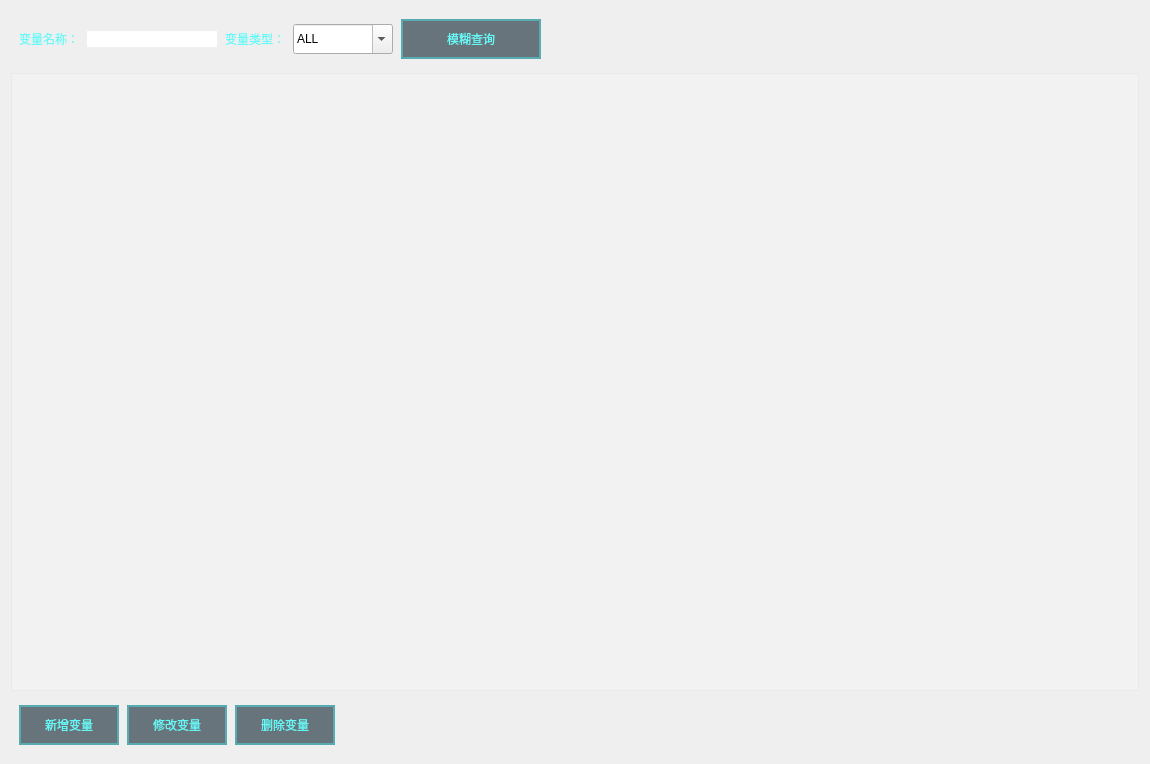
<?xml version="1.0" encoding="UTF-8"?>
<ui version="4.0">
 <class>VariableManage</class>
 <widget class="QWidget" name="VariableManage">
  <property name="geometry">
   <rect>
    <x>0</x>
    <y>0</y>
    <width>1150</width>
    <height>764</height>
   </rect>
  </property>
  <property name="windowTitle">
   <string>Form</string>
  </property>
  <property name="styleSheet">
   <string notr="true">#VariableManage{
border-image: url(:/widget/调距桨背景.png);
}

QGroupBox{
	background-color: rgba(16, 57, 70, 1);
	border: 0px solid rgb(111, 255, 255);
	margin-top:3.3ex;
	color: rgba(102, 249, 247, 1);
	font: 12pt &quot;微软雅黑&quot;;
}

QGroupBox::title{
	subcontrol-origin: margin;
	subcontrol-position: top center;
	background-color: rgba(19, 67, 79, 1);
	padding: 7 1000px;
}

QLineEdit{
	background-color: rgba(255, 255, 255,0.2);
	border-width:0;
	border-style:outset;
	color: rgba(102, 249, 247, 1);
	font: 12pt &quot;微软雅黑&quot;;
}

QLabel{
	color: rgba(102, 249, 247, 1);
	font: 12pt &quot;微软雅黑&quot;;
}

QRadioButton{
	color: rgba(102, 249, 247, 1);
	font: 12pt &quot;微软雅黑&quot;;
}

QRadioButton::indicator{
	border-color: rgba(255, 255, 255,0);
	background:transparent;
}


QRadioButton::indicator:checked{
	border-image:url(:/widget/images/green.png)
}

QRadioButton::indicator:unchecked{
	border-image:url(:/widget/images/unchecked.png)
}

QPushButton{
	border: 2px solid rgba(61, 255, 255,0.4);
	background-color: rgba(12, 34, 45, 0.6);
	font: 12pt &quot;微软雅黑&quot;;
	color: rgba(102, 249, 247, 1);
	text-align：center;
}

QPushButton::disabled{
	border: 0px;
	color: rgba(102, 249, 247, 0.3);
	text-align：center;
}

QPushButton::pressed{
	border: 2px solid rgba(61, 255, 255,0.8);
	background-color: rgba(12, 34, 45, 1);
	font: 12pt &quot;微软雅黑&quot;;
}

QPushButton::hover{
	border: 2.5px solid rgba(61, 255, 255,0.8);
	background-color: rgba(12, 34, 45, 0.6);
	font: 75 12pt &quot;微软雅黑&quot;;
}

QDoubleSpinBox{
	border: 0px solid rgba(61, 255, 255,0.4);
	background-color: rgba(255, 255, 255, 0.2);
	font: 12pt &quot;Times New Roman&quot;;
	color: rgba(102, 249, 247, 1);
	text-align：center;
	padding-left:10px;
}


QTabWidget{
	background-color: rgba(19, 67, 79, 1);
	border-color: rgba(19, 67, 79, 1);
	border:0px;
	margin:0px;
}

QTabWidget::pane{
	border:0px;
	margin:0px;
}

QTabWidget::tab-bar {
	left: 2px;
	border:0px;
	margin:0px;
}

QTabBar::tab:first {
	background-color: rgba(11, 49, 61, 1);
	border-color: rgba(11, 49, 61, 1);
	color: rgba(102, 249, 247, 1);
	min-width: 4em;
	min-height:1em;
}
QTabBar::tab {
	font: 12pt &quot;微软雅黑&quot;;
	background-color: rgba(11, 49, 61, 255);
	border-color: rgba(11, 49, 61, 255);
	color: rgba(102, 249, 247, 1);
	min-width: 4em;
	min-height:1em;
}

QTabBar::tab:first:selected {
	min-width: 4em;
	min-height:1em;
}

QTabBar::tab:selected {
margin-bottom:0.2em;
}

QTabBar::tab:!selected{
	min-width: 4em;
	min-height:1em;
}

</string>
  </property>
  <layout class="QVBoxLayout" name="verticalLayout">
   <item>
    <layout class="QHBoxLayout" name="horizontalLayout_9">
     <property name="spacing">
      <number>8</number>
     </property>
     <property name="leftMargin">
      <number>8</number>
     </property>
     <property name="topMargin">
      <number>8</number>
     </property>
     <property name="rightMargin">
      <number>8</number>
     </property>
     <property name="bottomMargin">
      <number>8</number>
     </property>
     <item>
      <widget class="QLabel" name="label_33">
       <property name="text">
        <string>变量名称：</string>
       </property>
      </widget>
     </item>
     <item>
      <widget class="QLineEdit" name="lineEdit_VariableName">
       <property name="maximumSize">
        <size>
         <width>130</width>
         <height>16777215</height>
        </size>
       </property>
       <property name="styleSheet">
        <string notr="true">QLineEdit{
	background-color: rgba(255, 255, 255,1);
	color: rgb(0, 0, 0);
	border-width:0;
	border-style:outset;
	font: 12pt &quot;微软雅黑&quot;;
}</string>
       </property>
      </widget>
     </item>
     <item>
      <widget class="QLabel" name="label_35">
       <property name="text">
        <string>变量类型：</string>
       </property>
      </widget>
     </item>
     <item>
      <widget class="QComboBox" name="Cmb_VariableType">
       <property name="minimumSize">
        <size>
         <width>100</width>
         <height>30</height>
        </size>
       </property>
       <property name="editable">
        <bool>true</bool>
       </property>
       <property name="currentText">
        <string>ALL</string>
       </property>
       <item>
        <property name="text">
         <string>ALL</string>
        </property>
       </item>
       <item>
        <property name="text">
         <string>基础信号</string>
        </property>
       </item>
       <item>
        <property name="text">
         <string>中间信号</string>
        </property>
       </item>
       <item>
        <property name="text">
         <string>报警信号</string>
        </property>
       </item>
       <item>
        <property name="text">
         <string>故障信号</string>
        </property>
       </item>
      </widget>
     </item>
     <item>
      <widget class="QPushButton" name="Btn_VariableBaseSelect">
       <property name="minimumSize">
        <size>
         <width>140</width>
         <height>40</height>
        </size>
       </property>
       <property name="text">
        <string>模糊查询</string>
       </property>
      </widget>
     </item>
     <item>
      <spacer name="horizontalSpacer_9">
       <property name="orientation">
        <enum>Qt::Horizontal</enum>
       </property>
       <property name="sizeHint" stdset="0">
        <size>
         <width>40</width>
         <height>20</height>
        </size>
       </property>
      </spacer>
     </item>
    </layout>
   </item>
   <item>
    <widget class="QTableWidget" name="tableWidget_VariableBase">
     <property name="styleSheet">
      <string notr="true">background-color: rgba(255, 255, 255,0.2);</string>
     </property>
    </widget>
   </item>
   <item>
    <layout class="QHBoxLayout" name="horizontalLayout_10">
     <property name="spacing">
      <number>8</number>
     </property>
     <property name="leftMargin">
      <number>8</number>
     </property>
     <property name="topMargin">
      <number>8</number>
     </property>
     <property name="rightMargin">
      <number>8</number>
     </property>
     <property name="bottomMargin">
      <number>8</number>
     </property>
     <item>
      <widget class="QPushButton" name="Btn_VariableBaseNew">
       <property name="minimumSize">
        <size>
         <width>100</width>
         <height>40</height>
        </size>
       </property>
       <property name="text">
        <string>新增变量</string>
       </property>
      </widget>
     </item>
     <item>
      <widget class="QPushButton" name="Btn_VariableBaseAlter">
       <property name="minimumSize">
        <size>
         <width>100</width>
         <height>40</height>
        </size>
       </property>
       <property name="text">
        <string>修改变量</string>
       </property>
      </widget>
     </item>
     <item>
      <widget class="QPushButton" name="Btn_VariableBaseDelete">
       <property name="minimumSize">
        <size>
         <width>100</width>
         <height>40</height>
        </size>
       </property>
       <property name="text">
        <string>删除变量</string>
       </property>
      </widget>
     </item>
     <item>
      <spacer name="horizontalSpacer_10">
       <property name="orientation">
        <enum>Qt::Horizontal</enum>
       </property>
       <property name="sizeHint" stdset="0">
        <size>
         <width>40</width>
         <height>20</height>
        </size>
       </property>
      </spacer>
     </item>
    </layout>
   </item>
  </layout>
 </widget>
 <resources/>
 <connections/>
</ui>
